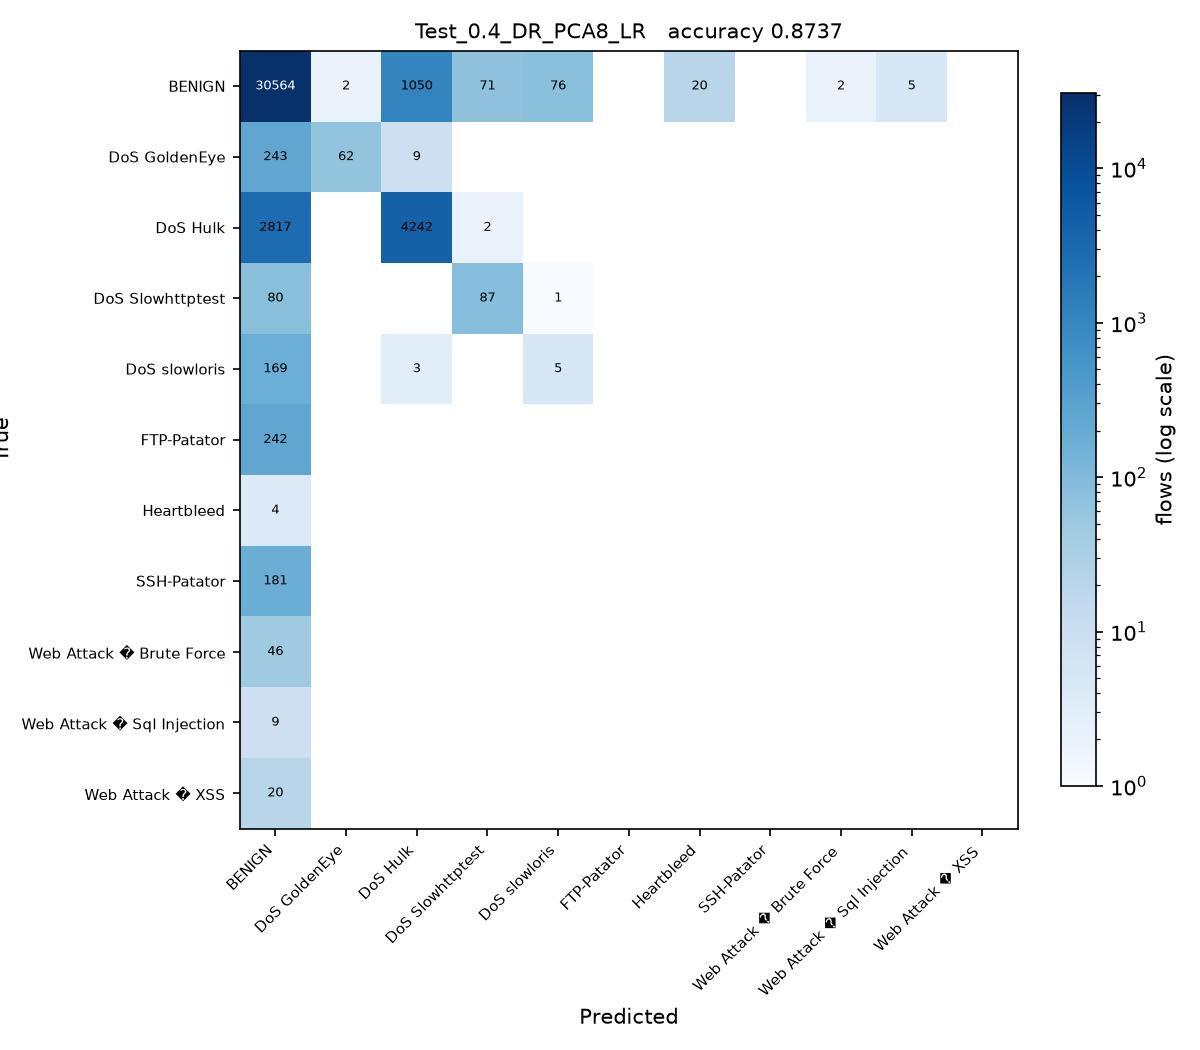

Here is the Python script that generated this plot:
# Test_0.4_DR_PCA8_LR.py
#
# Test size 0.4  |  PCA, 8 components  |  Logistic Regression (sheet #2)
#
# This is SGDC_60_40.py with the changes marked CHANGE below and nothing else.

import os
from pathlib import Path

# CHANGE 1: find the folder holding the three CSV files and run from there, so
# the plain file names below resolve no matter where this script is started
# from or how deeply it sits inside the project folder.
HERE = Path(__file__).resolve().parent
for PROJECT in [HERE, *HERE.parents]:
    if (PROJECT / 'Tuesday-WorkingHours.pcap_ISCX.csv').exists():
        os.chdir(PROJECT)
        break
else:
    raise SystemExit('Put this folder inside the folder that holds the three '
                     'CIC-IDS2017 CSV files, then run the script again.')
import numpy as np
import pandas as pd

df1 = pd.read_csv('Tuesday-WorkingHours.pcap_ISCX.csv', low_memory=True)
df2 = pd.read_csv('Wednesday-workingHours.pcap_ISCX.csv', low_memory=True)
df3 = pd.read_csv('Thursday-WorkingHours-Morning-WebAttacks.pcap_ISCX.csv', low_memory=True)

dataset = pd.concat([df1, df2, df3], ignore_index=True)

dataset.columns = dataset.columns.str.strip()

# CHANGE 2: a stratified sample of 100000 flows, the same for every run. An RBF
# SVM on all 1.3 million flows would take about an hour per script.
# At least 50 flows of every class are kept.
label = dataset.columns[-1]
dataset = pd.concat(
    [g.sample(n=min(len(g), max(50, round(100000 * len(g) / len(dataset)))), random_state=0)
     for _, g in dataset.groupby(label)],
    ignore_index=True
)

X = dataset.iloc[:, :-1]
y = dataset.iloc[:, -1]

X = X.apply(pd.to_numeric, errors='coerce')

X.replace([np.inf, -np.inf], np.nan, inplace=True)

from sklearn.impute import SimpleImputer

imputer = SimpleImputer(missing_values=np.nan, strategy='mean')
X = imputer.fit_transform(X)

from sklearn.preprocessing import LabelEncoder

labelencoder_y = LabelEncoder()
y = labelencoder_y.fit_transform(y)

from sklearn.model_selection import train_test_split

X_train, X_test, y_train, y_test = train_test_split(
    X,
    y,
    test_size=0.4,   # CHANGE 3: test size
    random_state=0,
    stratify=y
)

# CHANGE 4: PCA, from PCA_LDA_KErnel_PCA_CODE.pdf (fit only on training data)
from sklearn.decomposition import PCA

pca = PCA(n_components=8)
X_train = pca.fit_transform(X_train)
X_test = pca.transform(X_test)

# CHANGE 5: Logistic Regression (sheet #2) in place of SGDClassifier
from sklearn.linear_model import LogisticRegression

classifier = LogisticRegression(
    max_iter=1000,
    random_state=0
)

classifier.fit(X_train, y_train)

y_pred = classifier.predict(X_test) 

from sklearn.metrics import confusion_matrix
from sklearn.metrics import accuracy_score
from sklearn.metrics import precision_score
from sklearn.metrics import recall_score
from sklearn.metrics import f1_score
from sklearn.metrics import classification_report

cm = confusion_matrix(y_test, y_pred)

print("Confusion Matrix:\n")
print(cm)

print("\nAccuracy : {:.4f}".format(accuracy_score(y_test, y_pred)))
print("\nPrecision : {:.4f}".format(precision_score(y_test, y_pred, average='weighted')))
print("\nRecall : {:.4f}".format(recall_score(y_test, y_pred, average='weighted')))
print("\nF1 Score : {:.4f}".format(f1_score(y_test, y_pred, average='weighted')))

print("\nClassification Report:\n")
print(classification_report(y_test, y_pred))

# CHANGE 6: save the confusion matrix as Test_0.4_DR_PCA8_LR.jpg and record the result
import matplotlib
matplotlib.use('Agg')
import matplotlib.pyplot as plt
from matplotlib.colors import LogNorm

here = HERE                     # the folder this script sits in
names = [str(c) for c in labelencoder_y.classes_]
fig, ax = plt.subplots(figsize=(8, 7))
im = ax.imshow(cm, cmap='Blues', norm=LogNorm(vmin=1))
ax.set_xticks(range(len(names)), names, rotation=45, ha='right', fontsize=7)
ax.set_yticks(range(len(names)), names, fontsize=7)
ax.set_xlabel('Predicted')
ax.set_ylabel('True')
ax.set_title('Test_0.4_DR_PCA8_LR   accuracy {:.4f}'.format(accuracy_score(y_test, y_pred)), fontsize=10)
for i in range(cm.shape[0]):
    for j in range(cm.shape[1]):
        if cm[i, j]:
            ax.text(j, i, cm[i, j], ha='center', va='center', fontsize=6,
                    color='white' if cm[i, j] > cm.max() / 3 else 'black')
fig.colorbar(im, ax=ax, fraction=0.04, label='flows (log scale)')
fig.tight_layout()
fig.savefig(here / 'Test_0.4_DR_PCA8_LR.jpg', dpi=150)
plt.close(fig)

row = pd.DataFrame([{
    'Test': 0.4, 'DR': 'PCA8', 'Clas': 'LR',
    'Acc': round(accuracy_score(y_test, y_pred), 4),
    'Pre': round(precision_score(y_test, y_pred, average='weighted'), 4),
    'Rec': round(recall_score(y_test, y_pred, average='weighted'), 4),
    'F1': round(f1_score(y_test, y_pred, average='weighted'), 4),
    'script': 'Test_0.4_DR_PCA8_LR',
}])
out = PROJECT / 'results' / '75_runs_pca.csv'
out.parent.mkdir(exist_ok=True)
if out.exists():
    old = pd.read_csv(out)
    row = pd.concat([old[old['script'] != 'Test_0.4_DR_PCA8_LR'], row], ignore_index=True)
row.to_csv(out, index=False)
